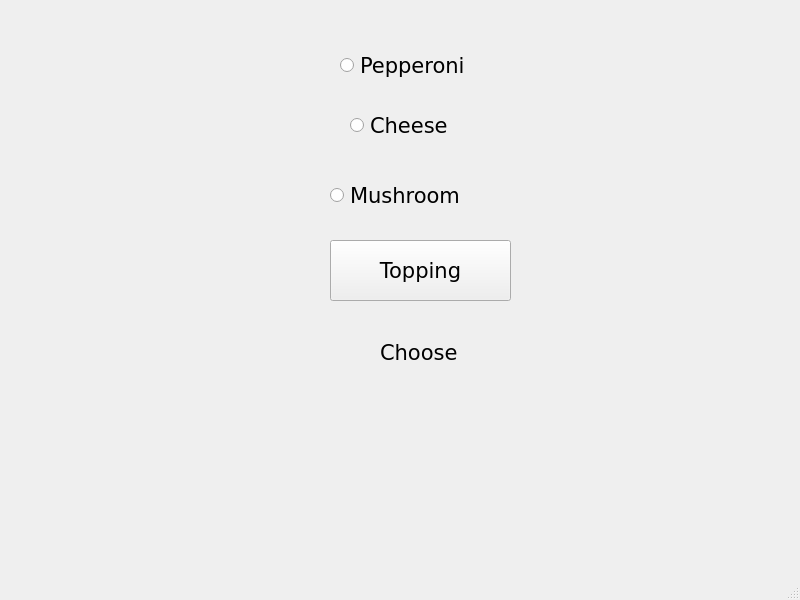
<?xml version="1.0" encoding="UTF-8"?>
<ui version="4.0">
 <class>MainWindow</class>
 <widget class="QMainWindow" name="MainWindow">
  <property name="geometry">
   <rect>
    <x>0</x>
    <y>0</y>
    <width>800</width>
    <height>600</height>
   </rect>
  </property>
  <property name="windowTitle">
   <string>MainWindow</string>
  </property>
  <widget class="QWidget" name="centralwidget">
   <widget class="QRadioButton" name="radioButton">
    <property name="geometry">
     <rect>
      <x>340</x>
      <y>50</y>
      <width>130</width>
      <height>31</height>
     </rect>
    </property>
    <property name="font">
     <font>
      <family>DejaVu Sans</family>
      <pointsize>16</pointsize>
     </font>
    </property>
    <property name="text">
     <string>Pepperoni</string>
    </property>
   </widget>
   <widget class="QRadioButton" name="radioButton_2">
    <property name="geometry">
     <rect>
      <x>350</x>
      <y>110</y>
      <width>103</width>
      <height>31</height>
     </rect>
    </property>
    <property name="font">
     <font>
      <family>DejaVu Sans</family>
      <pointsize>16</pointsize>
     </font>
    </property>
    <property name="text">
     <string>Cheese</string>
    </property>
   </widget>
   <widget class="QRadioButton" name="radioButton_3">
    <property name="geometry">
     <rect>
      <x>330</x>
      <y>180</y>
      <width>135</width>
      <height>31</height>
     </rect>
    </property>
    <property name="font">
     <font>
      <family>DejaVu Sans</family>
      <pointsize>16</pointsize>
     </font>
    </property>
    <property name="text">
     <string>Mushroom</string>
    </property>
   </widget>
   <widget class="QPushButton" name="pushButton">
    <property name="geometry">
     <rect>
      <x>330</x>
      <y>240</y>
      <width>181</width>
      <height>61</height>
     </rect>
    </property>
    <property name="font">
     <font>
      <family>DejaVu Sans</family>
      <pointsize>16</pointsize>
     </font>
    </property>
    <property name="text">
     <string>Topping</string>
    </property>
   </widget>
   <widget class="QLabel" name="label">
    <property name="geometry">
     <rect>
      <x>380</x>
      <y>340</y>
      <width>78</width>
      <height>25</height>
     </rect>
    </property>
    <property name="font">
     <font>
      <family>DejaVu Sans</family>
      <pointsize>16</pointsize>
     </font>
    </property>
    <property name="text">
     <string>Choose</string>
    </property>
   </widget>
  </widget>
  <widget class="QMenuBar" name="menubar">
   <property name="geometry">
    <rect>
     <x>0</x>
     <y>0</y>
     <width>800</width>
     <height>21</height>
    </rect>
   </property>
  </widget>
  <widget class="QStatusBar" name="statusbar"/>
 </widget>
 <resources/>
 <connections/>
</ui>
